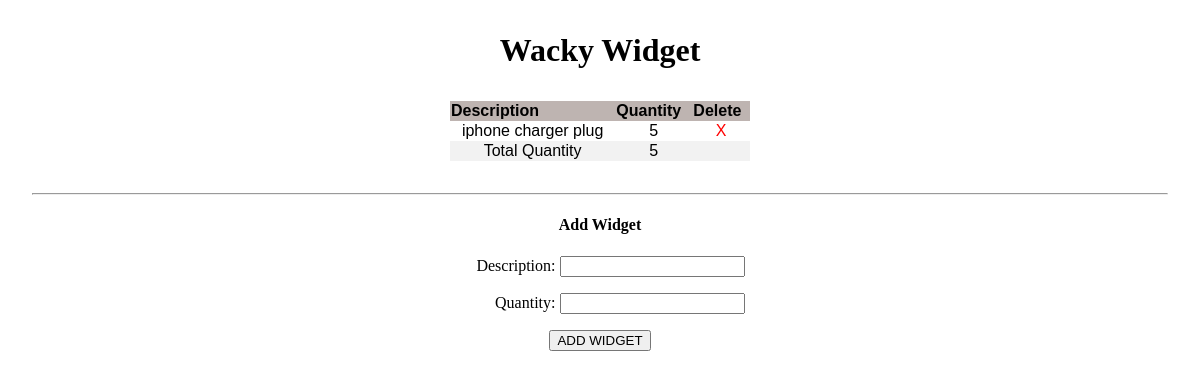
Before: / with the older database file.
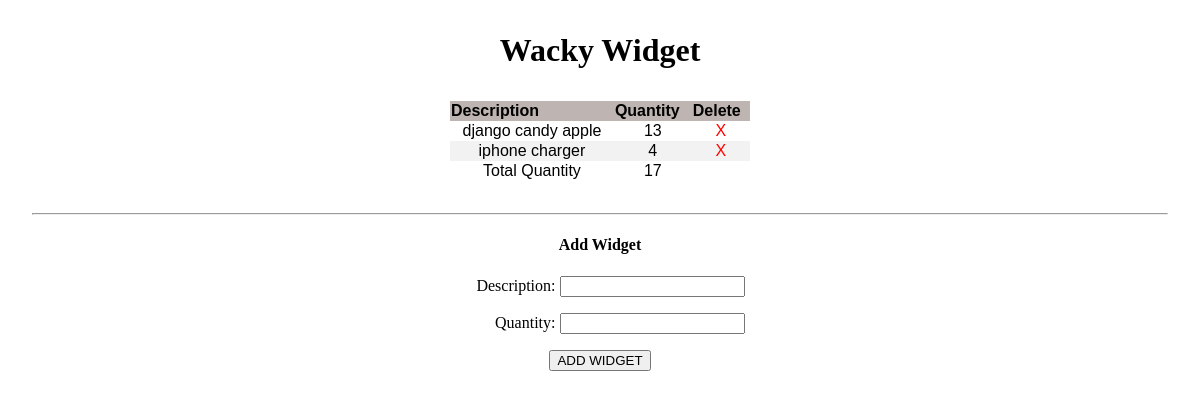
After: the same page with the newer database file.
### main_app/models.py (models this page shows, shortened)
class Widget(models.Model):
    description = models.CharField(max_length=100)
    quantity = models.IntegerField()

### main_app/views.py (the view)
# urls.py: path('', views.home, name='home'),
def home(request):
    widgets = Widget.objects.all()
    sum_value = Widget.objects.all().aggregate(Sum('quantity'))['quantity__sum']
    widget_form = WidgetForm()
    return render(request, 'index.html', { 'widgets': widgets, 'sum_value': sum_value, 'widget_form': widget_form})

### main_app/forms.py
class WidgetForm(ModelForm):
    class Meta:
        model = Widget
        fields = "__all__"

### main_app/templates/index.html (shortened to what this page needs)
{% load static %}
<!DOCTYPE html>
<html lang="en">
<head>
    <link rel="stylesheet" href="{% static 'css/style.css' %}">
    <link rel="stylesheet" href="https://unpkg.com/purecss@1.0.0/build/pure-min.css">
</head>
<body>
    <h1>Wacky Widget</h1>
    {% if widgets|length == 0 %}
        <h3>No Widgets Exist</h3>
        <hr>
    {% else %}
        <table class="pure-table,pure-table-striped">
            <thead>
                <tr>
                    <th>Description</th>
                    <th>Quantity</th>
                    <th>Delete</th>
                </tr>
            </thead>
            <tbody>
                {% for widget in widgets %}
                    <tr>
                        <td>{{ widget.description }}</td>
                        <td>{{ widget.quantity }}</td>
                        <td><a href="{% url 'delete' widget.id %}">X</a></td>
                    </tr>
                {% endfor %}
                <tr>
                    <td>Total Quantity</td>
                    <td>{{ sum_value }}</td>
                    <td> </td>
                </tr>
            </tbody>
        </table>
        <hr>
    {% endif %}
    <h4>Add Widget</h4>
    <form action="{% url 'create' %}" method="post" class="pure-form">
        {{ widget_form.as_p }}
        <input type="submit" value="ADD WIDGET" class="pure-button">
    </form>
</body>
</html>

### main_app/static/css/style.css (style rules this page uses)
body { text-align: center; margin: 2rem; }
label { display: inline-block; width: 100px; text-align: right; }
table { margin: 2rem auto; font-family: Arial, Helvetica, sans-serif; border-collapse: collapse; width:300px; }
table tr:nth-child(even) { height:auto; background-color: #f2f2f2; }
table th { text-align: left; background-color: rgb(190, 180, 177); height:auto }
table a { color: red; text-decoration: none; }

Changed rows visible on the page:
removed Widget: description "iphone charger plug", quantity "5"
added Widget: description "django candy apple", quantity "13"
added Widget: description "iphone charger", quantity "4"
Other visible differences:
{{ sum_value }}: "5" → "17"
